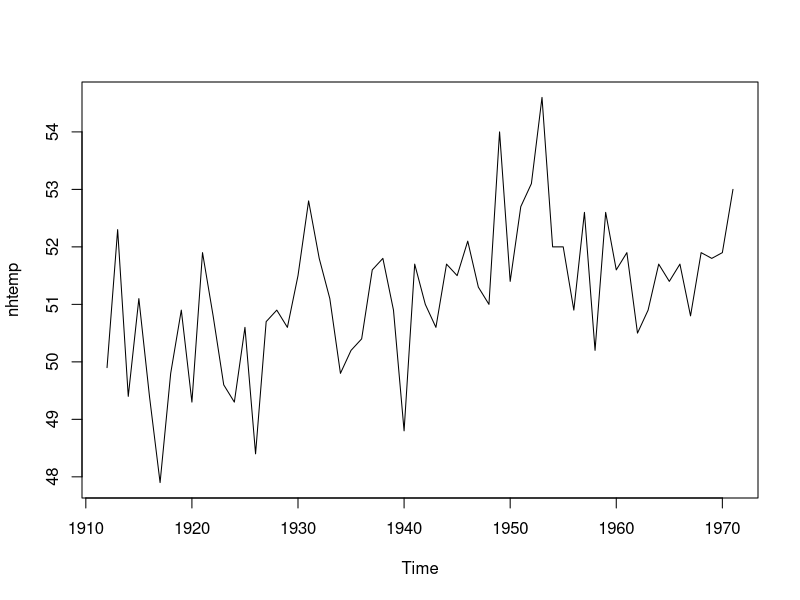
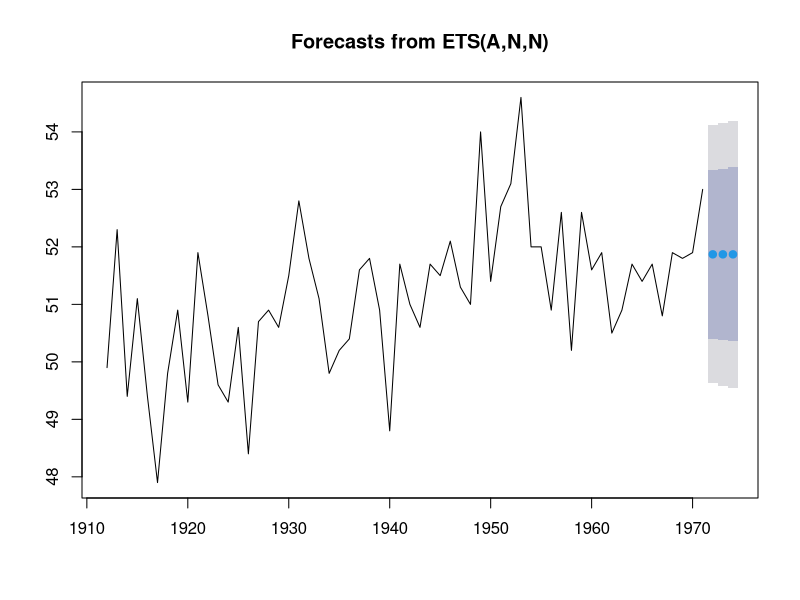

Reproduce these figures in R, in order. (Note: this script raises an error after producing the figures.)
# TS Forecasting with Exponential Smoothening

# Simple exponential smoothing
library(forecast)
?nhtemp
#Mean annual Temp in Degree F from 1912 to 1917 : 60 observations
# Types of Smoothening : (level, trend, seasoanal) : A- Additive, None, Z-automatice
# Simple - Level  : model- ANN
# double - level, slope (trend) : model : AAN
# triple - level, slope(trend), seasonal : model - AAA
par(mfrow=c(1,1))
plot(nhtemp)
(fitse = ets(nhtemp, model='ANN'))
(fitse2 = ses(nhtemp))

forecast(fitse,3)
plot(forecast(fitse,c(3)))
accuracy(fitse)

#Holt Exponential Smoothening
TS = level + slope * t + irregular
plot(AirPassengers)
#log model to use additive model
plot(log(AirPassengers))

(fithe = ets(log(AirPassengers), model='AAA'))
(pred = forecast(fithe, 5))
plot(pred, main='Forecast for Air Travel', ylab='Log (Air Passengers)', xlab='Time')
#since log was used, use exp to get predicted values
pred$mean
(pred$mean = exp(pred$mean))
(pred$lower = exp(pred$lower))
(pred$upper = exp(pred$upper))
(p = cbind(pred$mean, pred$lower, pred$upper))

(pred$mean = exp(pred$mean))




#Holt Winters Exponential Smoothening
TS = level + slope * t + s(t) + irregular

fit <- HoltWinters(nhtemp, beta=FALSE, gamma=FALSE)
fit
forecast(fit, 1)
plot(forecast(fit, 1), xlab="Year",   ylab=expression(paste("Temperature (", degree*F,")",)), main="New Haven Annual Mean Temperature")
accuracy(fit)
# Listing 15.5 - Exponential smoothing with level, slope, and seasonal components
fit <- HoltWinters(log(AirPassengers))
fit
accuracy(fit)
pred <- forecast(fit, 5)
pred
plot(pred, main="Forecast for Air Travel",
     ylab="Log(AirPassengers)", xlab="Time")
pred$mean <- exp(pred$mean)
pred$lower <- exp(pred$lower)
pred$upper <- exp(pred$upper)
p <- cbind(pred$mean, pred$lower, pred$upper)
dimnames(p)[[2]] <- c("mean", "Lo 80", "Lo 95", "Hi 80", "Hi 95")
p
# Listing 15.6 - Automatic exponential forecasting with ets()
library(forecast)
fit <- ets(JohnsonJohnson)
fit
plot(forecast(fit), main="Johnson and Johnson Forecasts",
     ylab="Quarterly Earnings (Dollars)", xlab="Time")
# Listing 15.7 - Transforming the time series and assessing stationarity
library(forecast)
library(tseries)
plot(Nile)
ndiffs(Nile)
dNile <- diff(Nile)
plot(dNile)
adf.test(dNile)
